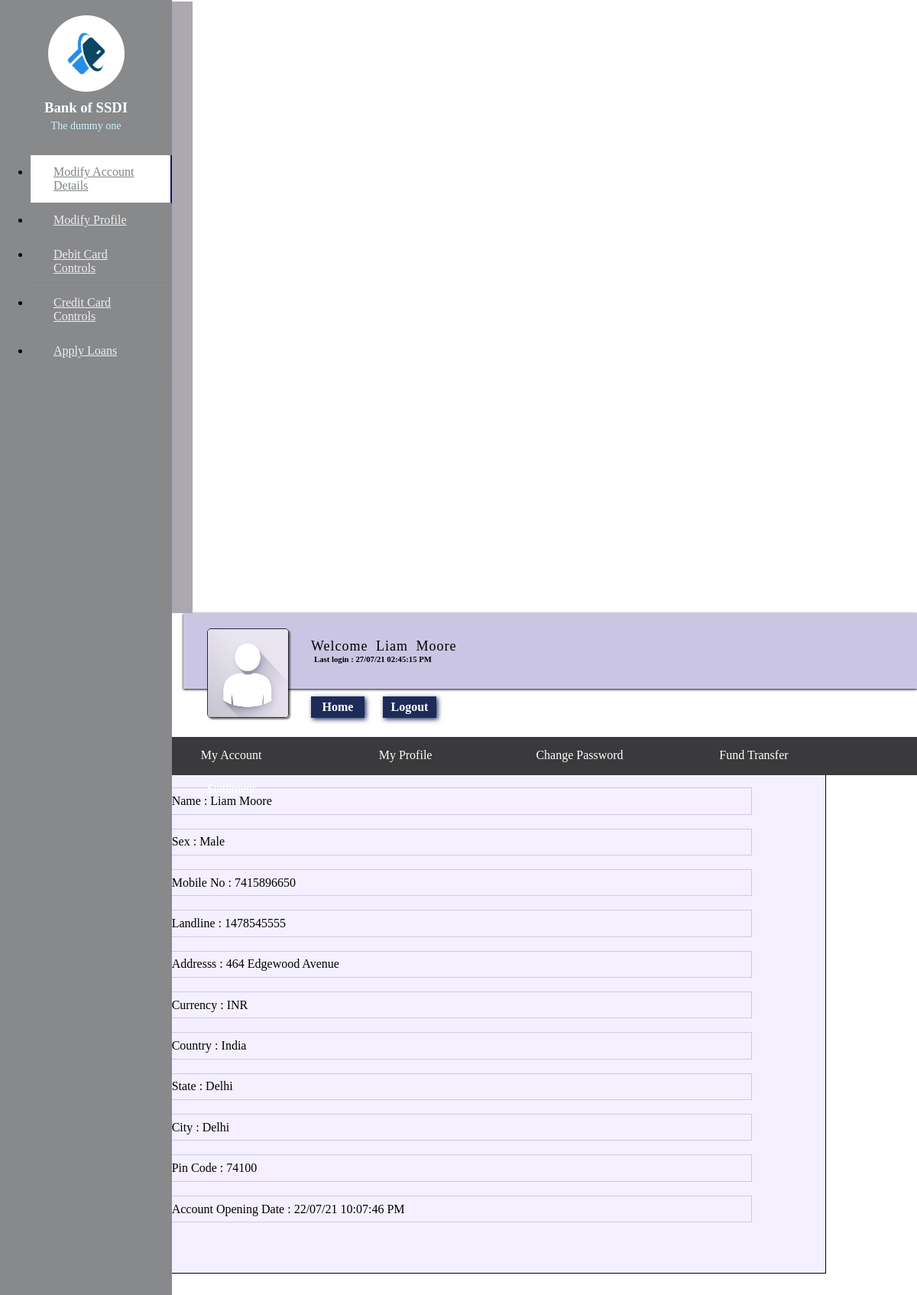
The page /Code/customer_profile_myprofile.php (signed in) on the database its author committed.
### tables this page shows
CREATE TABLE `bank_customers` (
  `Id` int(100) NOT NULL,
  `Username` varchar(20) DEFAULT NULL,
  `Password` varchar(15) DEFAULT NULL,
  `Customer_Photo` longblob,
  `Photo_name` varchar(500) DEFAULT NULL,
  `Customer_ID` varchar(20) DEFAULT NULL,
  `Gender` varchar(10) NOT NULL,
  `Landline_no` varchar(10) NOT NULL,
  `Home_Addr` varchar(100) NOT NULL,
  `Office_Addr` varchar(255) NOT NULL,
  `Country` varchar(255) NOT NULL,
  `State` varchar(255) NOT NULL,
  `City` varchar(255) NOT NULL,
  `Pin_code` varchar(255) NOT NULL,
  `Account_no` varchar(20) DEFAULT NULL,
  `Branch` varchar(50) DEFAULT NULL,
  `IFSC_Code` varchar(50) DEFAULT NULL,
  `SSN` varchar(10) DEFAULT NULL,
  `CITIZENSHIP` varchar(50) DEFAULT NULL,
  `Current_Balance` float(100,2) DEFAULT NULL,
  `LastTransaction` int(20) DEFAULT '0',
  `Mobile_no` varchar(20) DEFAULT NULL,
  `Email_ID` varchar(50) DEFAULT 'Nil',
  `Debit_Card_No` varchar(50) DEFAULT NULL,
  `Debit_Card_Pin` int(4) DEFAULT NULL,
  `CVV` int(3) DEFAULT NULL,
  `DOB` varchar(20) DEFAULT NULL,
  `Area_Loc` varchar(255) DEFAULT NULL,
  `Nominee_name` varchar(255) DEFAULT NULL,
  `Nominee_ac_no` varchar(255) DEFAULT NULL,
  `Last_Login` varchar(50) DEFAULT NULL,
  `Ac_Opening_Date` varchar(255) DEFAULT NULL,
  `Account_Status` varchar(10) NOT NULL,
  `Account_type` varchar(20) NOT NULL
);

### Code/customer_profile_myprofile.php (the view, shortened to what this page needs)
<html>
    <head><title>My Profile</title>
    <link rel="stylesheet" type="text/css" href="css/style.css">
</head>
<body>
    <?php
          include 'customer_profile_sidebar.php';
          include 'customer_profile_header.php';
    ?>
          <?php
        $cust_id= $_SESSION['customer_Id'];
        include 'database_conn.php';
        $sql="SELECT * FROM bank_customers where Customer_ID= '$cust_id' ";
		$result = $conn->query($sql);
        $row = $result->fetch_assoc();
?>
<div class="myprofile_container">
    <div class="customer_profile_details">
    <label>Name : <?php echo $row['Username']; ?> </label><br>
    <label>Sex : <?php echo $row['Gender']; ?> </label><br>
    <label>Mobile No : <?php echo $row['Mobile_no']; ?> </label><br>
    <label>Landline : <?php echo $row['Landline_no']; ?> </label><br>
    <label>Addresss : <?php echo $row['Home_Addr']; ?> </label><br>
    <label>Currency : <?php echo 'INR' ; ?> </label><br>
    <label>Country : <?php echo $row['Country']; ?> </label><br>
    <label>State : <?php echo $row['State']; ?> </label><br>
    <label>City : <?php echo $row['City']; ?> </label><br>
    <label>Pin Code : <?php echo $row['Pin_code']; ?> </label><br>
    <label>Account Opening Date : <?php echo $row['Ac_Opening_Date']; ?> </label><br>
</div>
</div>
</html>

### Code/customer_profile_header.php (shortened to what this page needs)
<!DOCTYPE html>
<html>
    <head>
        <link rel="stylesheet" type="text/css" href="css/style.css" />
	</head>
<body id="customer_profile">
	<?php
		include 'database_conn.php';
		$customer_id=$_SESSION['customer_Id'];
		$sql="SELECT * FROM bank_customers WHERE Customer_ID='$customer_id'";
		$result=$conn->query($sql);
		if($result->num_rows > 0)
		$row = $result->fetch_assoc();
	?>
       <div class="head_header">
            <div class="customer_details">
               <a href="customer_profile.php"><img src="images/No_image.jpg" height="115px" width="105px"></a>
				  </div>
             <div class="welcome">
             <label>Welcome <?php echo $_SESSION['Username']; ?></label><h6 class="lstlogin">Last login : <?php echo $row['Last_Login'] ?> </h6>
                  </div>
            <a class="cust_home" href="customer_profile.php"><input type="button" name="home" value="Home" id="home"></a>
            <a class="cust_logout" href="customer_logout.php"><input type="button" name="logout_btn" value="Logout" id="logout"></a>
        </div>
        <div class="profile_nav">
            <ul>
                <a href="customer_profile_myacc.php"><li class="link1">My Account</li></a>
                <a href="customer_profile_myprofile.php"><li class="link2">My Profile</li></a>
                <a href="customer_pass_change.php"><li class="link3">Change Password</li></a>
                <a href="fund_transfer.php"><li class="link4">Fund Transfer</li></a>
                <a href="cust_statement.php"><li class="link5">Statement</li></a>
        </ul>
            </div>
    </body>
</html>

### Code/css/style.css (style rules this page uses)
* { margin: 0px; }
body { font-family: verdana, "Helvetica Neue", Helvetica, Arial, sans-serif; }
body { font-family: verdana, "Helvetica Neue", Helvetica, Arial, sans-serif; margin: 0px; width: 100%; }
* { font-family: verdana; }
.head_header { margin-left:20%; }
.customer_details { margin: 20px 20px; float: right; }
.customer_details img { border: 1px solid rgba(0, 0, 0, 0.8); border-radius: 5px; box-shadow: 2px 2px 2px rgba(0, 0, 0, 0.5); margin-left: 10%; }
.welcome { background-color: #ffffff; padding: 33px; box-shadow: 0px 1px 3px black; color: black; }
.welcome label { padding-top: 12px; padding-bottom: 12px; padding-right: 20px; padding-left: 20px; font-size: 18px; letter-spacing: 1px; word-spacing: 5px; }
.profile_nav { background-color: #3c2c86; height: 50px; display: block; width: 100%; margin-top: 5px; margin-left: 0px; }
.profile_nav ul li { float: left; padding: 10px; list-style: none; margin-top: 5px; margin-left: 8%; border-radius: 5px; color: white; }
.myprofile_container { margin: 2.7% auto; width: 80%; background-color: rgb(244, 240, 255); border: 1px solid black; }
.customer_profile_details { width: 80%; margin: 0px auto; padding: 5%; }
.myprofile_container label { display: block; padding: 1%; border: 1px solid rgb(205, 201, 231); }
body { margin: 0px; }
input { color: rgba(44, 44, 44, 0.9); background-color: white; border: 1px solid white; margin-left: 20px; margin-bottom: 10px; font-size: 16px; font-weight: bold; border-bottom: 2px solid rgba(68, 68, 68, 0.3); padding-bottom: 5px; margin-top: 10px; }
.customer_details { margin: 20px 20px; float: left; }
.welcome { background-color: #c9c5e2; padding: 33px; box-shadow: 0px 1px 3px black; color: black; }
.welcome .lstlogin { margin-left: 138px; }
.profile_nav { float : right; background-color: #3a393b; height: 50px; width: 90%; margin-top: 5px; margin-left: 0px; }
.profile_nav ul li { float: left; padding: 1%; width: 150px; list-style: none; margin-left: 5.5%; color: white; text-align: center; }

### Code/customer_profile_header.php (style rules this page uses)
#home, #logout { background-color:rgba(5, 21, 71,0.9); border:none; padding:5px; width:70px; color:white; cursor:pointer; box-shadow:2px 2px 6px rgba(5, 21, 71,0.9); transition-duration: 0.6s; }

### rows shown on the page
bank_customers: Last_Login "27/07/21 02:45:15 PM", Username "Liam Moore", Gender "Male", Mobile_no "7415896650", Landline_no "1478545555", Home_Addr "464 Edgewood Avenue", Country "India", State "Delhi", City "Delhi", Pin_code "74100", Ac_Opening_Date "22/07/21 10:07:46 PM"

### other values the page prints
$_SESSION['Username'] "Liam Moore"
